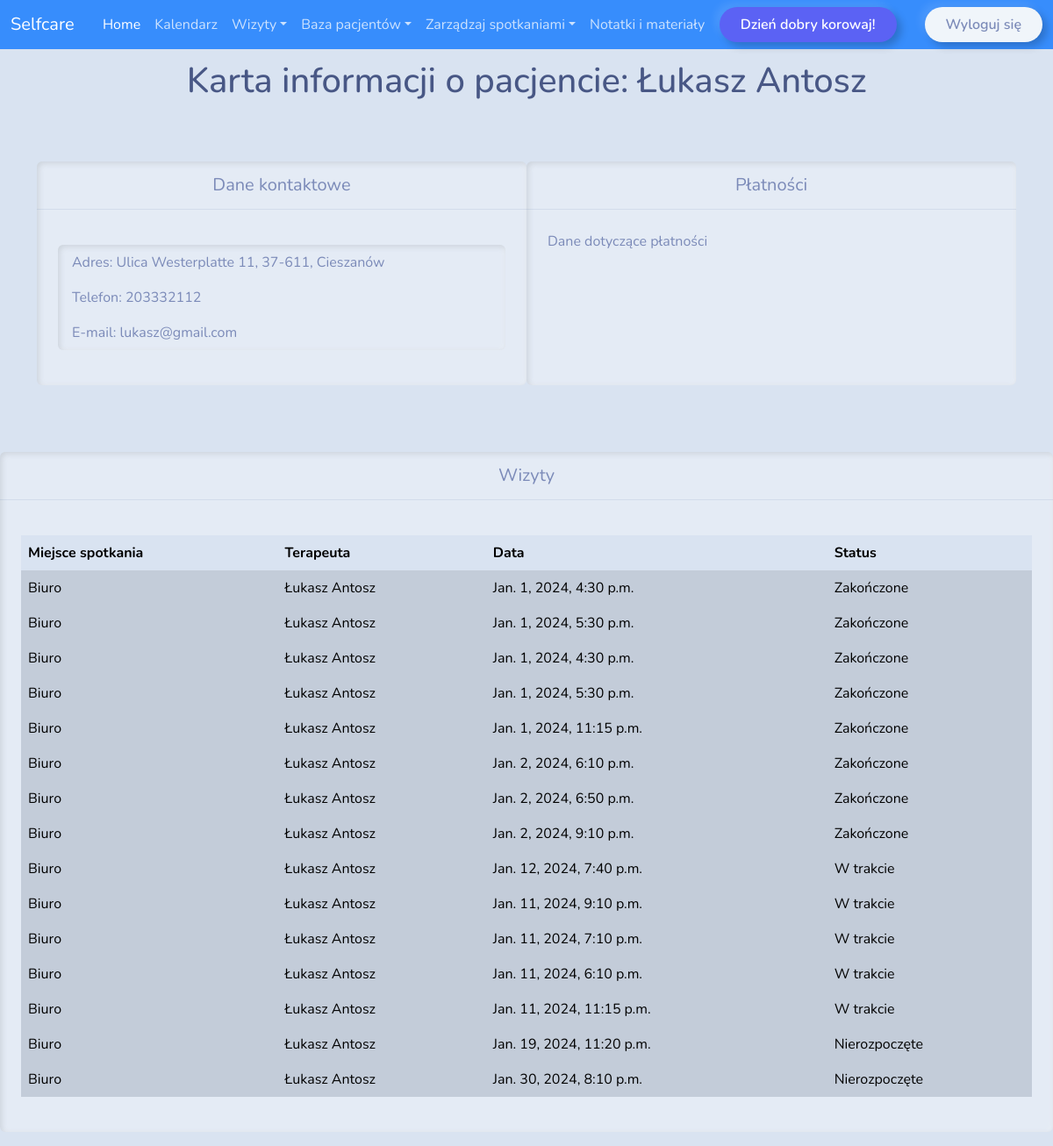
The app's page /patients/doctor/1 (signed in) with its own data.
### patients/models.py (models this page shows, shortened)
class Doctor(models.Model):
    first_name = models.CharField(max_length=30)
    last_name = models.CharField(max_length=30)
    street = models.CharField(max_length=100, null=True)
    code = models.CharField(max_length=6, null=True)
    city = models.CharField(max_length = 40, null=True)
    phone_number = models.IntegerField()
    proteges = models.ManyToManyField('Patient',blank=True, related_name="proteges")
    email = models.EmailField(max_length=254)
    user = models.OneToOneField(User, on_delete=models.CASCADE, related_name='doctor',null=True)
    captcha_score = models.FloatField(default = 0.0)
    group = models.ForeignKey(Group, on_delete=models.CASCADE, related_name='doctos', null=True)
    class Meta:
        permissions = [
            ("doctor_permission", "doctor_permission")
            ]
    def __str__(self):
        return f"{self.first_name} {self.last_name}"

class Meetings(models.Model):
    MEETING_TYPE = (
        ('Biuro', 'Biuro'),
        ('Zdalnie', 'Zdalnie'),
    )
    MEETING_STATUS = (
        ('Zakończone', 'Zakończone'),
        ('W trakcie', 'W trakcie'),
        ('Nierozpoczęte', 'Nierozpoczęte')
    )
    meeting_place = models.CharField(max_length=100, null=True, choices=MEETING_TYPE)
    start_time = models.DateTimeField()
    real_start_time = models.DateTimeField(null=True, blank=True)
    end_time = models.DateTimeField(null=True, blank=True)
    real_end_time = models.DateTimeField(null=True, blank=True)
    duration = models.DurationField(null=True, blank=True)
    doctor = models.ForeignKey(Doctor, null=True, on_delete=models.SET_NULL)
    patient = models.ForeignKey(Patient, null=True, on_delete=models.SET_NULL)
    progress = models.CharField(max_length=100, null=True, choices = MEETING_STATUS, blank=True)

### patients/views.py (the view)
# urls.py: path("doctor/<str:pk>", views.doctor, name="doctor"),
@group_required('doctors')
def doctor(request, pk):
    doctor = Doctor.objects.get(id=pk)
    meeting = Meetings.objects.filter(doctor=doctor)
    return render(request,"patients/doctor.html", {
        "doctor": doctor,
        "meeting": meeting,
        'user': request.user
    })

### patients/helpers.py (called while the page is built)
def group_required(group, login_url=None, raise_exception=False):
    def check_perms(user):
        if isinstance(group, six.string_types):
            groups = (group, )
        else:
            groups = group
        if user.groups.filter(name__in=groups).exists():
            return True
        if raise_exception:
            raise PermissionDenied
        return False
    return user_passes_test(check_perms, login_url=login_url)

### patients/templatetags/auth_extras.py (called while the page is built)
@register.filter(name='has_group')
def has_group(user, group_name):
    group = Group.objects.get(name=group_name)
    return True if group in user.groups.all() else False

### patients/templates/patients/doctor.html (shortened to what this page needs)
{% extends "patients/layout.html" %}
{% load static %}
{% block body %}
<h1>Karta informacji o pacjencie: {{ doctor.first_name }} {{ doctor.last_name }}</h1>
<div class="container">
    <div class="card border-primary mb-3" style="width: 40rem;">
    <div class="card-header text-center fs-5">Dane kontaktowe</div>
    <div class="card-body">
        <p class="card-text">
            <ul class="list-group">
                <li class="list-group-item">Adres: Ulica {{ doctor.street}}, {{doctor.code}}, {{doctor.city }}</li>
                <li class="list-group-item">Telefon: {{ doctor.phone_number }}</li>
                <li class="list-group-item">E-mail: {{ doctor.email }}</li>
            </ul>
        </p>
    </div>
    </div>
    <div class="card border-primary mb-3" style="width: 40rem;">
        <div class="card-header text-center fs-5">Płatności</div>
        <div class="card-body">
            <p class="card-text">Dane dotyczące płatności</p>
        </div>
    </div>
</div>
<div class= "container-meetings">
    <div class="card border-primary mb-3" style="width: 81rem;">
        <div class="card-header text-center fs-5">Wizyty</div>
        <div class="card-body">
        {% if meeting.count > 0 %}
        <table class="table table-hover">
                <thead>
                  <tr>
                    <th scope="col">Miejsce spotkania</th>
                    <th scope="col">Terapeuta</th>
                    <th scope="col">Data</th>
                    <th scope="col">Status</th>
                  </tr>
                </thead>
        <tbody>
          <p class="card-text">{% for meeting in meeting  %}
            <tr class="table-active">
                <td>{{ meeting.meeting_place }}</td>
                <td>{{ meeting.doctor }}</td>
                <td>{{ meeting.start_time }}</td>
                <td>{{ meeting.progress }}</td>
              </tr>
            {% endfor %}</p>
        {% else %}
        <h1>Brak umówionych wizyt</h1>
        {% endif %}
        </tbody>
        </div>
      </div>
</div>
{% endblock %}

### patients/templates/patients/layout.html (shortened to what this page needs)
{% load static %}
{% load auth_extras %}
<!DOCTYPE html>
<html lang="en">
<head>
    <link href="{% static 'patients/bootstrap.css' %}" rel="stylesheet">
    <link href="https://cdn.jsdelivr.net/npm/select2@4.1.0-rc.0/dist/css/select2.min.css" rel="stylesheet" />
</head>
<body>
  {% if request.user|has_group:"admin" %}
  <nav class="navbar navbar-expand-lg bg-primary " data-bs-theme="dark">
    <div class="container-fluid">
      <a class="navbar-brand" href="{% url 'dashboard' %}">Selfcare</a>
      <button class="navbar-toggler" type="button" data-bs-toggle="collapse" data-bs-target="#navbarColor01" aria-controls="navbarColor01" aria-expanded="false" aria-label="Toggle navigation">
        <span class="navbar-toggler-icon"></span>
      </button>
      <div class="collapse navbar-collapse" id="navbarColor01">
        <ul class="navbar-nav mx-auto">
          <li class="nav-item">
            <a class="nav-link active" href="{% url 'dashboard' %}">Home
              <span class="visually-hidden">(current)</span>
            </a>
          </li>
          <li class="nav-item">
            <a class="nav-link" href="{% url 'calendar'%}">Kalendarz</a>
          </li>
          <li class="nav-item dropdown">
            <a class="nav-link dropdown-toggle" data-bs-toggle="dropdown" href="#" role="button" aria-haspopup="true" aria-expanded="false">Wizyty</a>
            <div class="dropdown-menu">
              <a class="dropdown-item" href="{% url 'meetings' %}">Pełna lista wizyt</a>
              <a class="dropdown-item" href="{% url 'newmeeting' %}">Dodaj wizytę</a>
            </div>
          </li>
          <li class="nav-item dropdown">
            <a class="nav-link dropdown-toggle" data-bs-toggle="dropdown" href="#" role="button" aria-haspopup="true" aria-expanded="false">Baza pacjentów</a>
            <div class="dropdown-menu">
              <a class="dropdown-item" href="{% url 'patients' %}">Lista zarejestrowanych pacjentów</a>
              <a class="dropdown-item" href="{% url 'newpatient' %}">Dodaj nowego pacjenta</a>
            </div>
          </li>
          <li class="nav-item dropdown">
            <a class="nav-link dropdown-toggle" data-bs-toggle="dropdown" href="#" role="button" aria-haspopup="true" aria-expanded="false">Baza lekarzy</a>
            <div class="dropdown-menu">
              <a class="dropdown-item" href="{% url 'doctors' %}">Lista zarejestrowanych lekarzy</a>
              <a class="dropdown-item" href="{% url 'newdoctor' %}">Dodaj nowego lekarza</a>
            </div>
          </li>
          <li class="nav-item dropdown">
            <a class="nav-link dropdown-toggle" data-bs-toggle="dropdown" href="#" role="button" aria-haspopup="true" aria-expanded="false">Zarządzaj spotkaniem</a>
            <div class="dropdown-menu">
              <a class="dropdown-item" href="{% url 'doctors_meetings' %}">Moje spoktania</a>
            </div>
          </li>
          <li class="nav-item dropdown">
            <a class="nav-link dropdown-toggle" data-bs-toggle="dropdown" href="#" role="button" aria-haspopup="true" aria-expanded="false">Notatki i materiały</a>
            <div class="dropdown-menu">
              <a class="dropdown-item" href="{% url 'upload_images'%}">Notatki i materiały</a>
            </div>
          </li>
        </ul>
        <button class="btn btn-outline-info" style="line-height: 0.5rem; margin-right:2rem;">Dzień dobry {{request.user}}!</button>
        <a href="{%url 'logoutUser'%}">
          <button action="logoutUser" class="btn btn-outline-light" style="line-height: 0.5rem;">Wyloguj się</button>
        </a>
      </div>
    </div>
  </nav>
  {% elif request.user|has_group:"doctors" %}
  <nav class="navbar navbar-expand-lg bg-primary " data-bs-theme="dark">
    <div class="container-fluid">
      <a class="navbar-brand" href="{% url 'dashboard' %}">Selfcare</a>
      <div class="collapse navbar-collapse" id="navbarColor01">
        <ul class="navbar-nav mx-auto">
          <li class="nav-item">
            <a class="nav-link active" href="{% url 'dashboard' %}">Home
            </a>
          </li>
          <li class="nav-item">
            <a class="nav-link" href="{% url 'calendar'%}">Kalendarz</a>
          </li>
          <li class="nav-item dropdown">
            <a class="nav-link dropdown-toggle" data-bs-toggle="dropdown" href="#" role="button" aria-haspopup="true" aria-expanded="false">Wizyty</a>
          </li>
          <li class="nav-item dropdown">
            <a class="nav-link dropdown-toggle" data-bs-toggle="dropdown" href="#" role="button" aria-haspopup="true" aria-expanded="false">Baza pacjentów</a>
          </li>
          <li class="nav-item dropdown">
            <a class="nav-link dropdown-toggle" data-bs-toggle="dropdown" href="#" role="button" aria-haspopup="true" aria-expanded="false">Zarządzaj spotkaniami</a>
          </li>
          <li class="nav-item">
            <a class="nav-link" href="{% url 'upload_images'%}">Notatki i materiały</a>
          </li>
        </ul>
        <button class="btn btn-outline-info" style="line-height: 0.5rem; margin-right:2rem;">Dzień dobry {{request.user}}!</button>
        <a href="{%url 'logoutUser'%}">
          <button action="logoutUser" class="btn btn-outline-light" style="line-height: 0.5rem;">Wyloguj się</button>
        </a>
      </div>
    </div>
  </nav>
  {% else %}
  <h1> BLOCK ERROR - GROUP ERROR </h1>
  {% endif %}
    {% block body %}
    {% endblock %}
</body>
</html>

### patients/templates/patients/doctor.html (style rules this page uses)
h1 { padding-top: 1%; text-align:center; }

### records on screen
Doctor: first_name "Łukasz", last_name "Antosz", street "Westerplatte 11", code "37-611", city "Cieszanów", phone_number "203332112", email "lukasz@gmail.com"
Meetings: meeting_place "Biuro", doctor "Łukasz Antosz", start_time "Jan. 1, 2024, 4:30 p.m.", progress "Zakończone"
Meetings: meeting_place "Biuro", doctor "Łukasz Antosz", start_time "Jan. 1, 2024, 5:30 p.m.", progress "Zakończone"
Meetings: meeting_place "Biuro", doctor "Łukasz Antosz", start_time "Jan. 1, 2024, 4:30 p.m.", progress "Zakończone"
Meetings: meeting_place "Biuro", doctor "Łukasz Antosz", start_time "Jan. 1, 2024, 5:30 p.m.", progress "Zakończone"
Meetings: meeting_place "Biuro", doctor "Łukasz Antosz", start_time "Jan. 1, 2024, 11:15 p.m.", progress "Zakończone"
Meetings: meeting_place "Biuro", doctor "Łukasz Antosz", start_time "Jan. 2, 2024, 6:10 p.m.", progress "Zakończone"
Meetings: meeting_place "Biuro", doctor "Łukasz Antosz", start_time "Jan. 2, 2024, 6:50 p.m.", progress "Zakończone"
Meetings: meeting_place "Biuro", doctor "Łukasz Antosz", start_time "Jan. 2, 2024, 9:10 p.m.", progress "Zakończone"
Meetings: meeting_place "Biuro", doctor "Łukasz Antosz", start_time "Jan. 12, 2024, 7:40 p.m.", progress "W trakcie"
Meetings: meeting_place "Biuro", doctor "Łukasz Antosz", start_time "Jan. 11, 2024, 9:10 p.m.", progress "W trakcie"
Meetings: meeting_place "Biuro", doctor "Łukasz Antosz", start_time "Jan. 11, 2024, 7:10 p.m.", progress "W trakcie"
Meetings: meeting_place "Biuro", doctor "Łukasz Antosz", start_time "Jan. 11, 2024, 6:10 p.m.", progress "W trakcie"
Meetings: meeting_place "Biuro", doctor "Łukasz Antosz", start_time "Jan. 11, 2024, 11:15 p.m.", progress "W trakcie"
Meetings: meeting_place "Biuro", doctor "Łukasz Antosz", start_time "Jan. 19, 2024, 11:20 p.m.", progress "Nierozpoczęte"
Meetings: meeting_place "Biuro", doctor "Łukasz Antosz", start_time "Jan. 30, 2024, 8:10 p.m.", progress "Nierozpoczęte"

### other values on screen
{{ request.user }} "korowaj"
